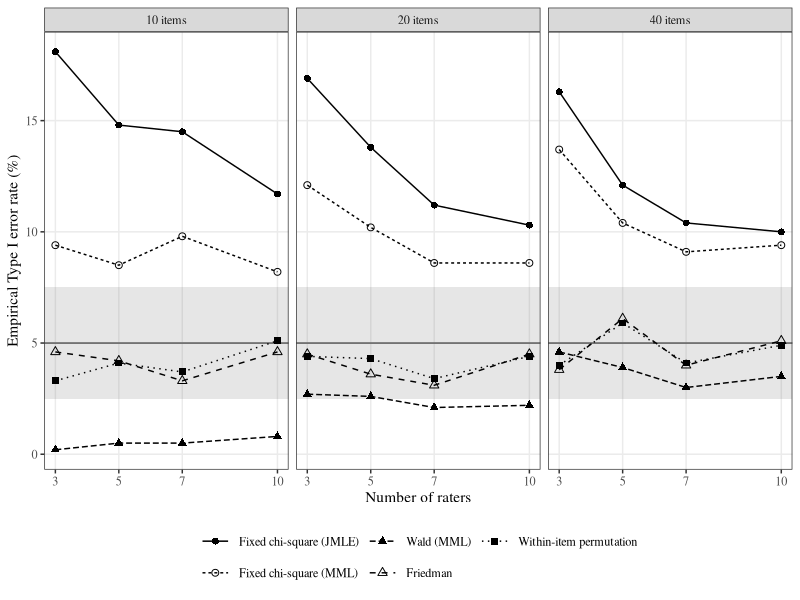

Reproduce this figure in R.
library(ggplot2)
m <- read.csv("simulation/summary.csv"); t1 <- subset(m, shift == 0)
a <- aggregate(cbind(jmle, mmlQ, wald, fried, perm) ~ J + I, t1, mean)
L <- reshape(a, direction = "long", varying = c("jmle","mmlQ","wald","fried","perm"), v.names = "rate",
             timevar = "test", times = c("Fixed chi-square (JMLE)","Fixed chi-square (MML)","Wald (MML)","Friedman","Within-item permutation"))
L$test <- factor(L$test, levels = c("Fixed chi-square (JMLE)","Fixed chi-square (MML)","Wald (MML)","Friedman","Within-item permutation"))
L$I <- factor(paste(L$I, "items"), levels = paste(c(10,20,40), "items"))
p <- ggplot(L, aes(J, rate, linetype = test, shape = test)) +
  annotate("rect", xmin = -Inf, xmax = Inf, ymin = 2.5, ymax = 7.5, alpha = .15) +
  geom_hline(yintercept = 5, linewidth = .3) + geom_line(linewidth = .5) + geom_point(size = 2) +
  facet_wrap(~ I) + scale_x_continuous(breaks = c(3,5,7,10)) +
  scale_shape_manual(values = c(16, 1, 17, 2, 15)) +
  labs(x = "Number of raters", y = "Empirical Type I error rate (%)", linetype = NULL, shape = NULL) +
  theme_bw(base_size = 11, base_family = "serif") + theme(legend.position = "bottom", panel.grid.minor = element_blank()) +
  guides(linetype = guide_legend(nrow = 2), shape = guide_legend(nrow = 2)) + theme(legend.key.width = unit(1.6, "lines"))
ggsave("simulation/figure1.png", p, width = 6.5, height = 3.9, dpi = 300)
print(a)
